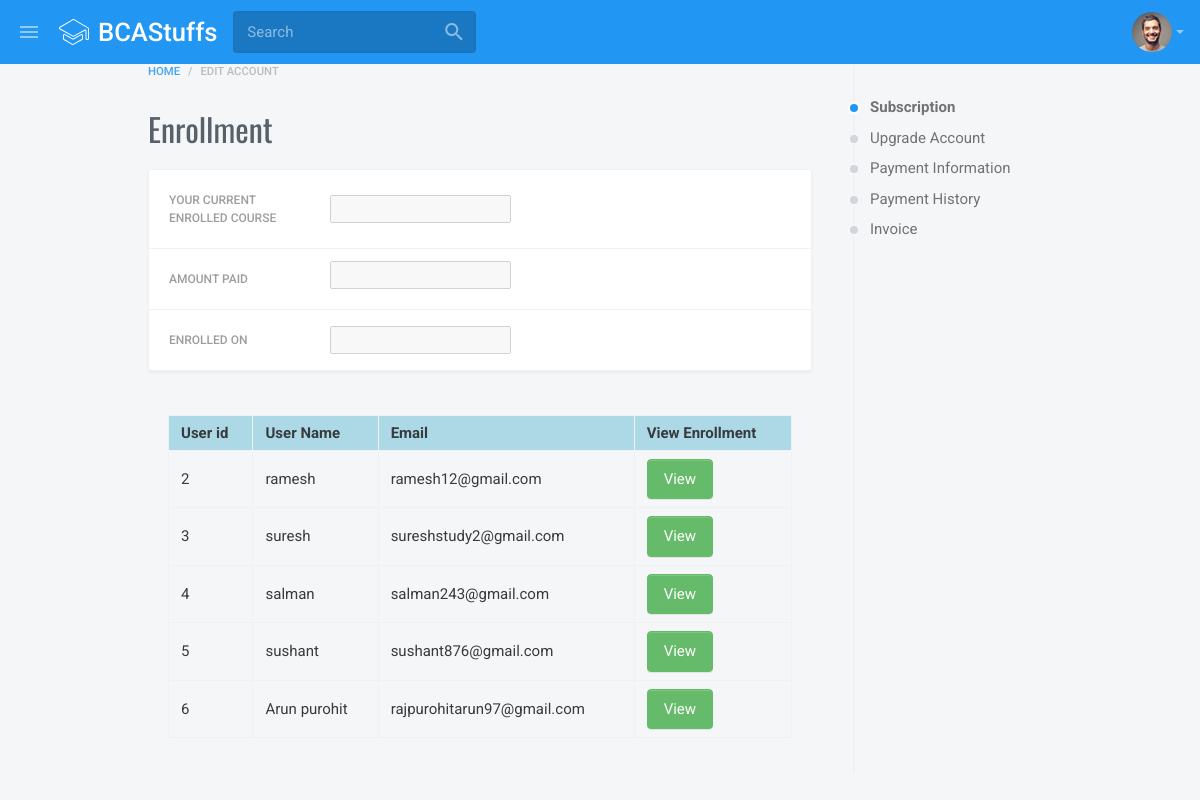
The app's page /AdminSide/student-enrollment.php with its own data.
### tables this page shows
CREATE TABLE IF NOT EXISTS `user_master` (
  `user_id` int(11) NOT NULL AUTO_INCREMENT,
  `user_name` varchar(45) NOT NULL,
  `email` varchar(45) NOT NULL,
  `password` varchar(45) NOT NULL,
  PRIMARY KEY (`user_id`)
);

### AdminSide/student-enrollment.php (the view, shortened to what this page needs)
<?php
include "header.php";
?>
<head>
</head>
<div class="container-fluid page__container p-0">
    <div class="row m-0">
        <div class="col-lg container-fluid page__container">
            <ol class="breadcrumb">
                <li class="breadcrumb-item"><a href="student-dashboard.html">Home</a></li>
                <li class="breadcrumb-item active">Edit Account</li>
            </ol>
            <h1 class="h2">Enrollment</h1>
            <div class="card">
                <div class="list-group list-group-fit">
                    <div class="list-group-item">
                        <div class="form-group row mb-0">
                            <label class="col-form-label form-label col-sm-3">Your current enrolled course</label>
                            <div class="col-sm-9 d-flex align-items-center">
                               <input type="text" id="name" value="" disabled="">
                            </div>
                        </div>
                    </div>
                    <div class="list-group-item">
                        <div class="form-group row mb-0">
                            <label class="col-form-label form-label col-sm-3">Amount paid</label>
                            <div class="col-sm-9">
                                <input type="text" id="fees" value="" disabled="">
                            </div>
                        </div>
                    </div>
                    <div class="list-group-item">
                        <div class="form-group row mb-0">
                            <label class="col-form-label form-label col-sm-3">Enrolled On</label>
                            <div class="col-sm-9 d-flex align-items-center">
                                <input type="text" id="date" value="" disabled="">
                            </div>
                        </div>
                    </div>
                </div>
            </div>
            <div class="card-body">
                    <table class="table table-bordered" border="1" >
                        <tbody class="">
                            <tr class="" style="background-color: lightblue;">
                                <th>User id</th>
                                <th>User Name</th>
                                <th>Email</th>
                                <th>View Enrollment</th>
                            </tr>
                            <?php
                            $sql2="select * from user_master";
                            $run2=mysqli_query($con,$sql2);
                            $counter=0;
                            while($result3=mysqli_fetch_array($run2))
                            {
                                ?>
                                <tr>
                                    <td><?php echo $result3[0];?></td>
                                    <td><?php echo $result3[1];?></td>
                                    <td><?php echo $result3[2];?></td>
                                    <td>
                                        <button id="edit<?php echo $counter;?>"  class="ced btn btn-success">View</button>
                                    </td>
                                </tr>
                            <?php
                            $counter++;
                        }
                        ?>
                    </tbody>
                </table>
            </div>
        </div>
        <div id="page-nav" class="col-lg-auto page-nav">
            <div data-perfect-scrollbar>
                <div class="page-section pt-lg-32pt">
                    <ul class="nav page-nav__menu">
                        <li class="nav-item">
                            <a href="student-account-billing-subscription.html" class="nav-link active">Subscription</a>
                        </li>
                        <li class="nav-item">
                            <a href="student-account-billing-upgrade.html" class="nav-link">Upgrade Account</a>
                        </li>
                        <li class="nav-item">
                            <a href="student-account-billing-payment-information.html" class="nav-link">Payment Information</a>
                        </li>
                        <li class="nav-item">
                            <a href="student-billing.html" class="nav-link">Payment History</a>
                        </li>
                        <li class="nav-item">
                            <a href="student-invoice.html" class="nav-link">Invoice</a>
                        </li>
                    </ul>
                </div>
            </div>
        </div>
    </div>
</div>
<?php
include 'sidebar.php';
?>

### records on screen
user_master: user_id "2", user_name "ramesh", email "ramesh12@gmail.com"
user_master: user_id "3", user_name "suresh", email "sureshstudy2@gmail.com"
user_master: user_id "4", user_name "salman", email "salman243@gmail.com"
user_master: user_id "5", user_name "sushant", email "sushant876@gmail.com"
user_master: user_id "6", user_name "Arun purohit", email "rajpurohitarun97@gmail.com"
